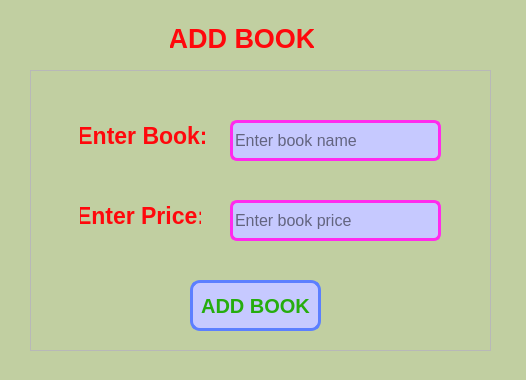
<?xml version="1.0" encoding="UTF-8"?>
<ui version="4.0">
 <class>AddDialog</class>
 <widget class="QDialog" name="AddDialog">
  <property name="geometry">
   <rect>
    <x>0</x>
    <y>0</y>
    <width>526</width>
    <height>380</height>
   </rect>
  </property>
  <property name="windowTitle">
   <string>Dialog</string>
  </property>
  <property name="styleSheet">
   <string notr="true">QDialog{
	background-color: rgb(193, 207, 161);
}</string>
  </property>
  <widget class="QLabel" name="label">
   <property name="geometry">
    <rect>
     <x>170</x>
     <y>20</y>
     <width>144</width>
     <height>36</height>
    </rect>
   </property>
   <property name="font">
    <font>
     <pointsize>20</pointsize>
     <bold>true</bold>
    </font>
   </property>
   <property name="styleSheet">
    <string notr="true">color: rgb(255, 8, 12);</string>
   </property>
   <property name="text">
    <string>ADD BOOK</string>
   </property>
   <property name="alignment">
    <set>Qt::AlignmentFlag::AlignCenter</set>
   </property>
  </widget>
  <widget class="QFrame" name="frame">
   <property name="geometry">
    <rect>
     <x>30</x>
     <y>70</y>
     <width>461</width>
     <height>281</height>
    </rect>
   </property>
   <property name="frameShape">
    <enum>QFrame::Shape::StyledPanel</enum>
   </property>
   <property name="frameShadow">
    <enum>QFrame::Shadow::Raised</enum>
   </property>
   <widget class="QLabel" name="label_2">
    <property name="geometry">
     <rect>
      <x>50</x>
      <y>50</y>
      <width>125</width>
      <height>31</height>
     </rect>
    </property>
    <property name="font">
     <font>
      <pointsize>17</pointsize>
      <bold>true</bold>
     </font>
    </property>
    <property name="styleSheet">
     <string notr="true">color: rgb(255, 8, 12);</string>
    </property>
    <property name="text">
     <string>Enter Book:</string>
    </property>
    <property name="alignment">
     <set>Qt::AlignmentFlag::AlignCenter</set>
    </property>
   </widget>
   <widget class="QLabel" name="label_3">
    <property name="geometry">
     <rect>
      <x>50</x>
      <y>130</y>
      <width>121</width>
      <height>31</height>
     </rect>
    </property>
    <property name="font">
     <font>
      <pointsize>17</pointsize>
      <bold>true</bold>
     </font>
    </property>
    <property name="styleSheet">
     <string notr="true">color: rgb(255, 8, 12);</string>
    </property>
    <property name="text">
     <string>Enter Price:</string>
    </property>
    <property name="alignment">
     <set>Qt::AlignmentFlag::AlignCenter</set>
    </property>
   </widget>
   <widget class="QLineEdit" name="BookName_lineEdit">
    <property name="geometry">
     <rect>
      <x>200</x>
      <y>50</y>
      <width>211</width>
      <height>41</height>
     </rect>
    </property>
    <property name="font">
     <font>
      <pointsize>12</pointsize>
     </font>
    </property>
    <property name="styleSheet">
     <string notr="true">QLineEdit{
	background-color: rgb(198, 201, 255);
	border: 3px solid #ff2bed;
	border-radius: 7px;

}</string>
    </property>
    <property name="placeholderText">
     <string>Enter book name</string>
    </property>
   </widget>
   <widget class="QLineEdit" name="BookPrice_lineEdit">
    <property name="geometry">
     <rect>
      <x>200</x>
      <y>130</y>
      <width>211</width>
      <height>41</height>
     </rect>
    </property>
    <property name="font">
     <font>
      <pointsize>12</pointsize>
     </font>
    </property>
    <property name="styleSheet">
     <string notr="true">QLineEdit{
	background-color: rgb(198, 201, 255);
	border: 3px solid #ff2bed;
	border-radius: 7px;

}</string>
    </property>
    <property name="placeholderText">
     <string>Enter book price</string>
    </property>
   </widget>
   <widget class="QPushButton" name="Add_Book_Button">
    <property name="geometry">
     <rect>
      <x>160</x>
      <y>210</y>
      <width>131</width>
      <height>51</height>
     </rect>
    </property>
    <property name="font">
     <font>
      <pointsize>15</pointsize>
      <bold>true</bold>
     </font>
    </property>
    <property name="styleSheet">
     <string notr="true">QPushButton{
	background-color: rgb(198, 201, 255);
color: rgb(38, 173, 14);
border-radius: 10px;
border: 3px solid #5c7fff;
}

QPushButton:hover{
	background-color: rgb(101, 134, 255);
	color: rgb(255, 123, 215)
border-radius: 10px;
border:5px solid #ff582e;

}

QPushButton:pressed{
	background-color: rgb(125, 255, 227);
	background-color: rgb(255, 123, 174);
border-radius: 10px;
border: 5px solid  rgb(0, 0, 127);
}
</string>
    </property>
    <property name="text">
     <string>ADD BOOK</string>
    </property>
   </widget>
  </widget>
 </widget>
 <resources/>
 <connections/>
</ui>
